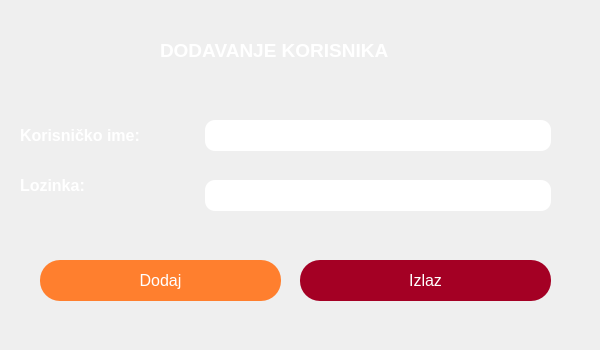
<?xml version="1.0" encoding="UTF-8"?>
<ui version="4.0">
 <class>DodajKorisnika</class>
 <widget class="QDialog" name="DodajKorisnika">
  <property name="geometry">
   <rect>
    <x>0</x>
    <y>0</y>
    <width>600</width>
    <height>350</height>
   </rect>
  </property>
  <property name="minimumSize">
   <size>
    <width>600</width>
    <height>350</height>
   </size>
  </property>
  <property name="maximumSize">
   <size>
    <width>600</width>
    <height>350</height>
   </size>
  </property>
  <property name="font">
   <font>
    <family>Arial</family>
    <pointsize>12</pointsize>
   </font>
  </property>
  <property name="windowTitle">
   <string>Administracija | Dodavanje korisnika</string>
  </property>
  <property name="styleSheet">
   <string notr="true">background-image: url(:/res/bg.PNG);</string>
  </property>
  <widget class="QPushButton" name="dodaj">
   <property name="geometry">
    <rect>
     <x>40</x>
     <y>260</y>
     <width>241</width>
     <height>41</height>
    </rect>
   </property>
   <property name="font">
    <font>
     <family>Arial</family>
     <pointsize>12</pointsize>
    </font>
   </property>
   <property name="styleSheet">
    <string notr="true">border: 0px;
border-radius: 20%;
color: #fff;
background: #ff7f2e;</string>
   </property>
   <property name="text">
    <string>Dodaj</string>
   </property>
  </widget>
  <widget class="QPushButton" name="izlaz">
   <property name="geometry">
    <rect>
     <x>300</x>
     <y>260</y>
     <width>251</width>
     <height>41</height>
    </rect>
   </property>
   <property name="font">
    <font>
     <family>Arial</family>
     <pointsize>12</pointsize>
    </font>
   </property>
   <property name="styleSheet">
    <string notr="true">border: 0px;
border-radius: 20%;
color: #fff;
background: #A40024;</string>
   </property>
   <property name="text">
    <string>Izlaz</string>
   </property>
  </widget>
  <widget class="QLabel" name="label">
   <property name="geometry">
    <rect>
     <x>160</x>
     <y>30</y>
     <width>291</width>
     <height>41</height>
    </rect>
   </property>
   <property name="font">
    <font>
     <family>Arial</family>
     <pointsize>14</pointsize>
     <weight>75</weight>
     <bold>true</bold>
    </font>
   </property>
   <property name="styleSheet">
    <string notr="true">color: #fff; background: transparent;</string>
   </property>
   <property name="text">
    <string>DODAVANJE KORISNIKA</string>
   </property>
  </widget>
  <widget class="QLabel" name="label_2">
   <property name="geometry">
    <rect>
     <x>20</x>
     <y>120</y>
     <width>221</width>
     <height>31</height>
    </rect>
   </property>
   <property name="font">
    <font>
     <family>Arial</family>
     <pointsize>12</pointsize>
     <weight>75</weight>
     <bold>true</bold>
    </font>
   </property>
   <property name="styleSheet">
    <string notr="true">color: #fff; background: transparent;</string>
   </property>
   <property name="text">
    <string>Korisničko ime:</string>
   </property>
  </widget>
  <widget class="QLabel" name="label_3">
   <property name="geometry">
    <rect>
     <x>20</x>
     <y>170</y>
     <width>221</width>
     <height>31</height>
    </rect>
   </property>
   <property name="font">
    <font>
     <family>Arial</family>
     <pointsize>12</pointsize>
     <weight>75</weight>
     <bold>true</bold>
    </font>
   </property>
   <property name="styleSheet">
    <string notr="true">color: #fff; background: transparent;</string>
   </property>
   <property name="text">
    <string>Lozinka:</string>
   </property>
  </widget>
  <widget class="QLineEdit" name="korIme">
   <property name="geometry">
    <rect>
     <x>200</x>
     <y>120</y>
     <width>351</width>
     <height>31</height>
    </rect>
   </property>
   <property name="font">
    <font>
     <family>Arial</family>
     <pointsize>12</pointsize>
    </font>
   </property>
   <property name="styleSheet">
    <string notr="true">border: 1px #fff solid;
border-radius: 10%;
background: #fff;
color: #515151;
margin-left: 5px;</string>
   </property>
   <property name="text">
    <string/>
   </property>
   <property name="alignment">
    <set>Qt::AlignCenter</set>
   </property>
  </widget>
  <widget class="QLineEdit" name="lozinka">
   <property name="geometry">
    <rect>
     <x>200</x>
     <y>180</y>
     <width>351</width>
     <height>31</height>
    </rect>
   </property>
   <property name="font">
    <font>
     <family>Arial</family>
     <pointsize>12</pointsize>
    </font>
   </property>
   <property name="styleSheet">
    <string notr="true">border: 1px #fff solid;
border-radius: 10%;
background: #fff;
color: #515151;
margin-left: 5px;</string>
   </property>
   <property name="text">
    <string/>
   </property>
   <property name="alignment">
    <set>Qt::AlignCenter</set>
   </property>
  </widget>
 </widget>
 <resources/>
 <connections/>
</ui>
